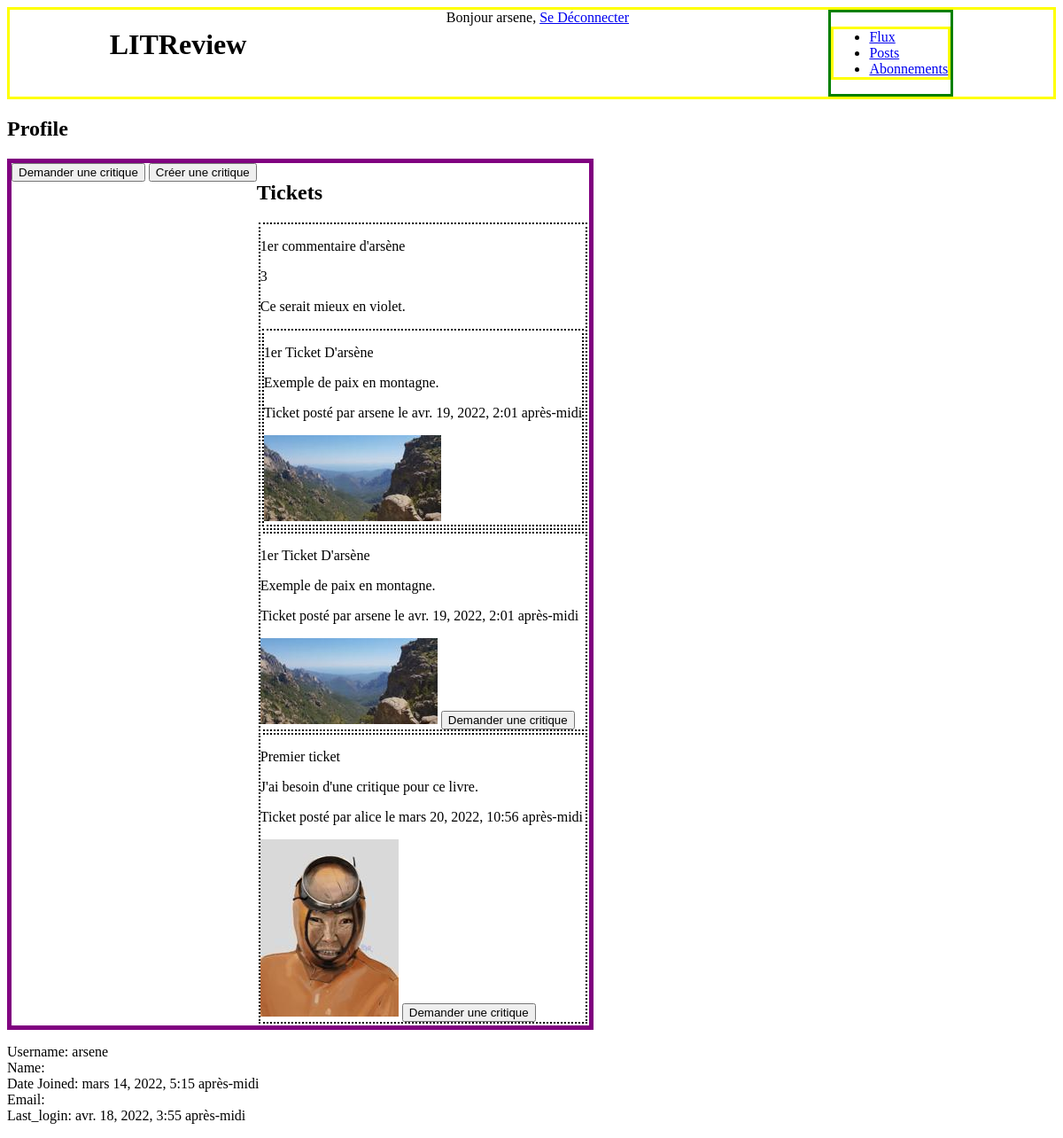
/accounts/HomePage/ (signed in), run on an earlier commit of the app's database.
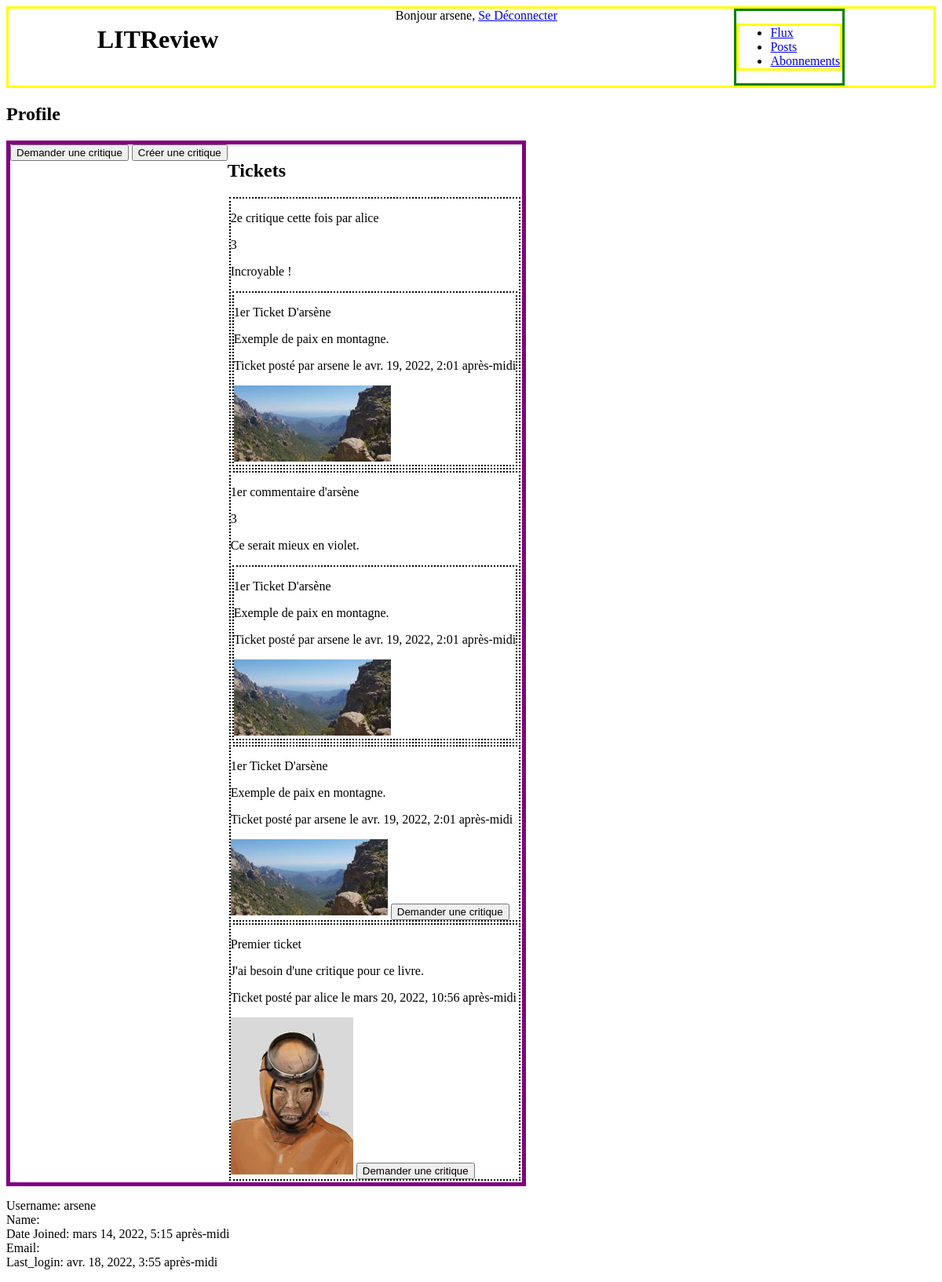
And on a later commit of the database.
### Base/models.py (models this page shows, shortened)
class Review(models.Model):
    ticket = models.ForeignKey(to=Ticket, on_delete=models.CASCADE)
    rating = models.PositiveSmallIntegerField(\
        validators=[MinValueValidator(0), MaxValueValidator(5)], verbose_name="Note")
    headline = models.CharField(max_length=128, verbose_name="Titre")
    body = models.CharField(max_length=8192, blank=True, verbose_name="Commentaire")
    user = models.ForeignKey(\
        to=settings.AUTH_USER_MODEL, on_delete=models.CASCADE)
    time_created = models.DateTimeField(auto_now_add=True)

class Ticket(models.Model):
    IMG_MAX_SIZE = (200,200)
    title = models.CharField(max_length=128, verbose_name="Titre")
    description = models.TextField(max_length=2048, blank=True)
    user = models.ForeignKey(\
        to=settings.AUTH_USER_MODEL, on_delete=models.CASCADE)
    image = ImageField(null=True, blank=True)
    time_created = models.DateTimeField(auto_now_add=True)

### Base/views.py (the view)
# urls.py: path('accounts/HomePage/', b_views.HomePage, name="HomePage"),
@login_required
def HomePage(request):
    current_user = request.user
    subscribed_tickets = models.Ticket.objects.filter(user__followed_by__user=current_user)
    subscribed_tickets = subscribed_tickets.annotate(content_type=Value('TICKET', CharField()))
    current_user_tickets = models.Ticket.objects.filter(user=current_user)
    current_user_tickets = current_user_tickets.annotate(content_type=Value('TICKET', CharField()))
    tickets = subscribed_tickets.union(current_user_tickets)
    q = tickets
    for ticket in tickets:
        if models.Review.objects.filter(ticket=ticket):
            print(f"Il  a bien une review au ticket n°{ticket.id}")
            reviews = models.Review.objects.filter(ticket=ticket)
            reviews = reviews.annotate(content_type=Value('REVIEW', CharField()))
            q = chain(q, reviews)
    posts = sorted(
        q,
        key= lambda post: post.time_created,
        reverse=True
    )
    return render(request,
        'account/HomePage.html', context={'posts': posts, 'section': 'HomePage'})

### LITReview/templates/account/HomePage.html
{% extends "Base.html" %}
{% block content %}
    <h2>Profile</h2>
    <div id="main-homepage">
        <section id="critics-buttons">
            <div>
                <a href="{% url 'ticket_creation' %}"><button>Demander une critique</button></a>
                <a href="{% url 'review_and_ticket_creation' %}"><button>Créer une critique</button></a>
            </div>
        </section>
        <section id="rolling-feed">
            <h2>Tickets</h2>
            {% for post in posts %}
                {% if post.content_type == 'TICKET' %}
                    <div class="ticket">
                        <p>{{ post.title }}</p>
                        <p>{{ post.description }}</p>
                        <p>Ticket posté par {{post.user.username}} le {{post.time_created}}</p>
                        <img src="{{ post.image.url }}">
                        <a href="{% url 'review_creation' ticket_id=post.id %}"><button>Demander une critique</button></a>
                    </div>
                {% elif post.content_type == 'REVIEW' %}
                    <div class="review">
                        <p>{{ post.headline }}</p>
                        <p>{{ post.rating }}</p>
                        <p>{{ post.body }}</p>
                        <div class="ticket">
                            <p>{{ post.ticket.title }}</p>
                            <p>{{ post.ticket.description }}</p>
                            <p>Ticket posté par {{post.ticket.user.username}} le {{post.ticket.time_created}}</p>
                            <img src="{{ post.ticket.image.url }}">
                        </div>
                    </div>
                {% endif %}
            {% endfor %}
        </section>
    </div>
    <div>
        <p>
            Username: {{ request.user.username }} <br>
            Name: {{ request.user.first_name }} {{ request.user.last_name}} <br>
            Date Joined: {{ request.user.date_joined }} <br>
            Email: {{ request.user.email }} <br>
            Last_login: {{ request.user.last_login }} <br>
        </p>
    </div>
{% endblock %}

What changed in the data, as far as the page shows it:
added Review: headline "2e critique cette fois par alice", rating "3", body "Incroyable !", ticket "1er Ticket D'arsène", ticket.description "Exemple de paix en montagne.", ticket.user.username "arsene", ticket.time_created "avr. 19, 2022, 2:01 après-midi", ticket.image (picture)
